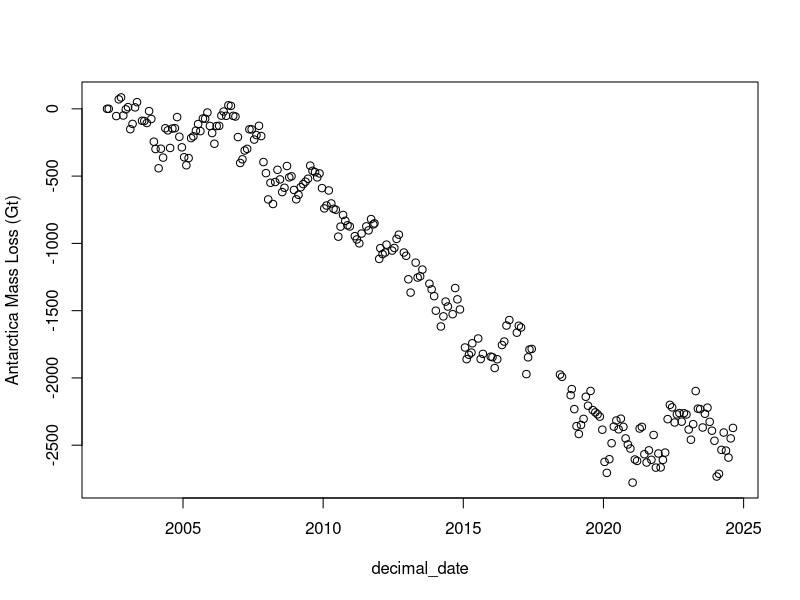
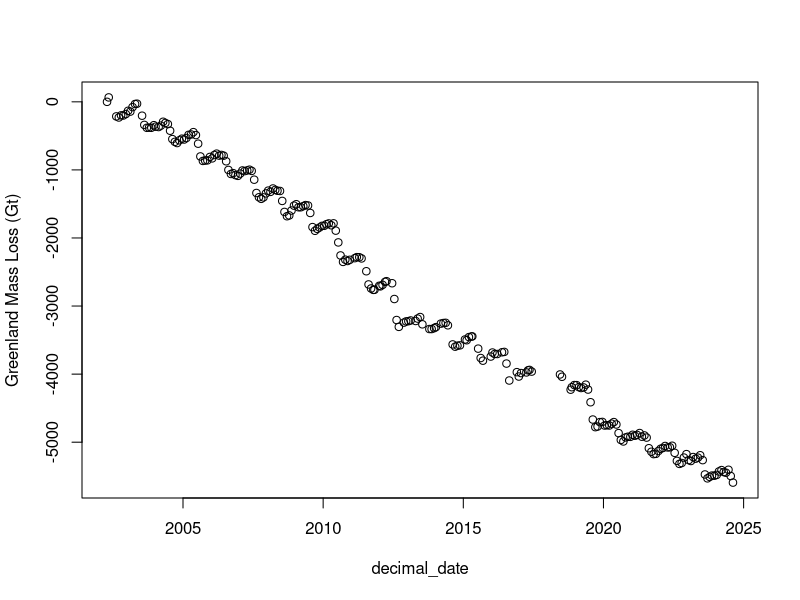
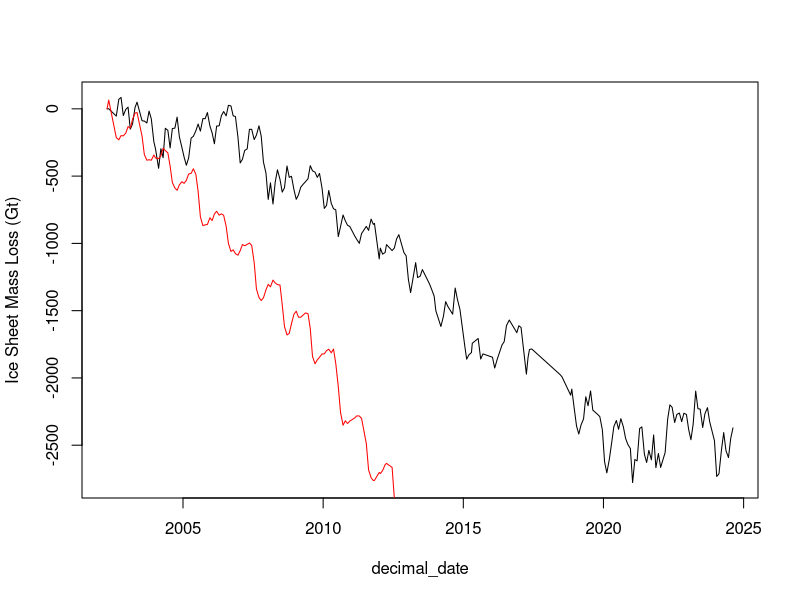
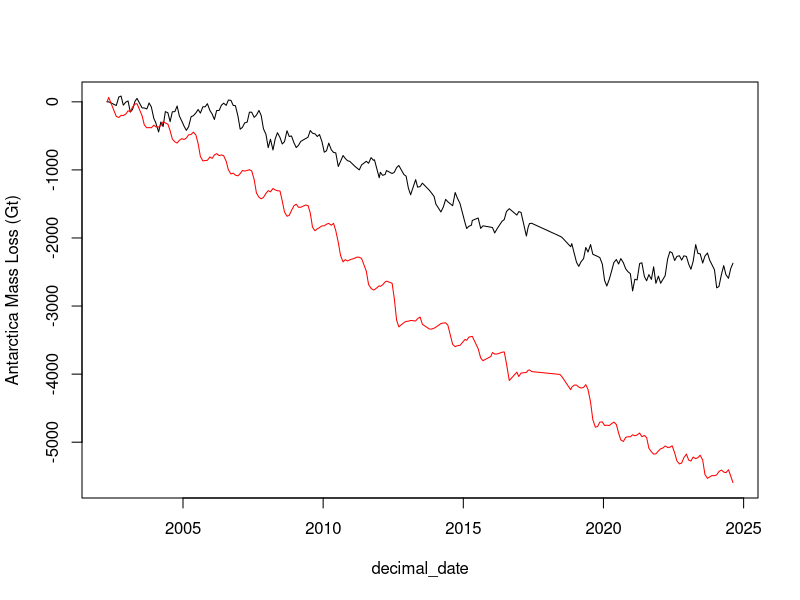
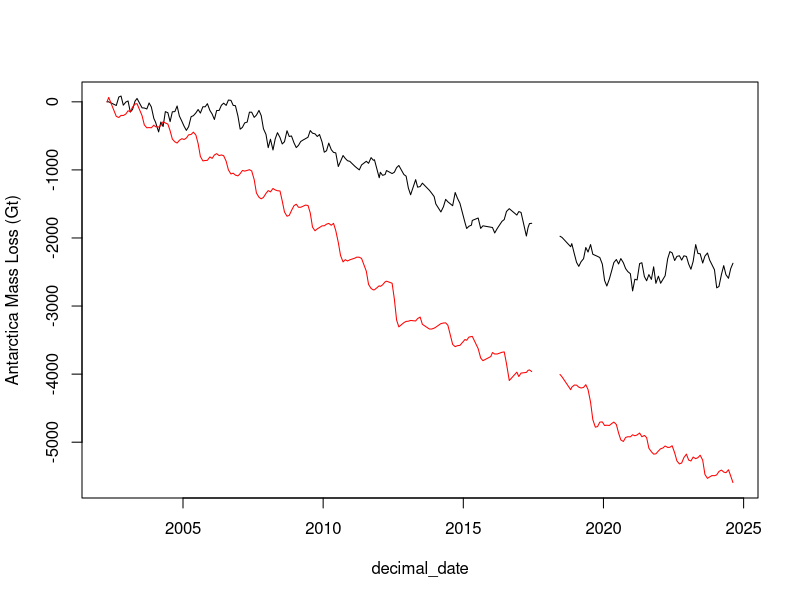
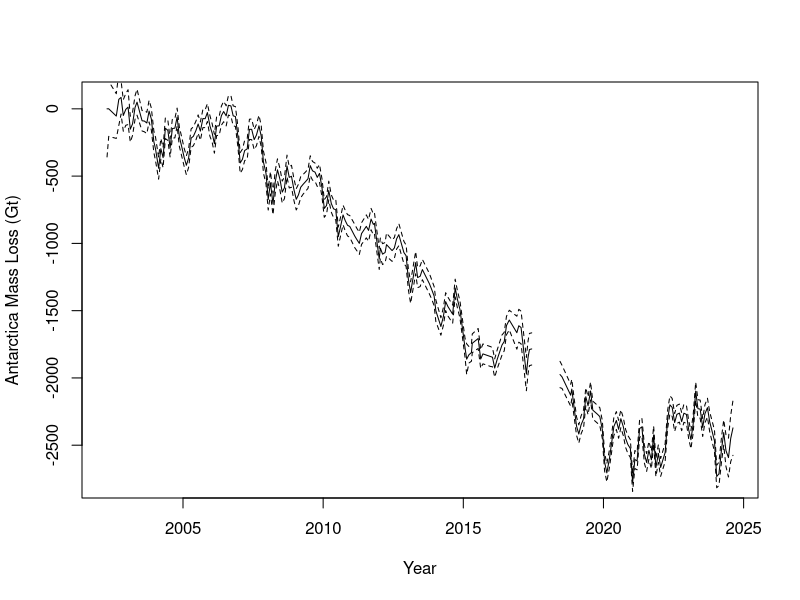
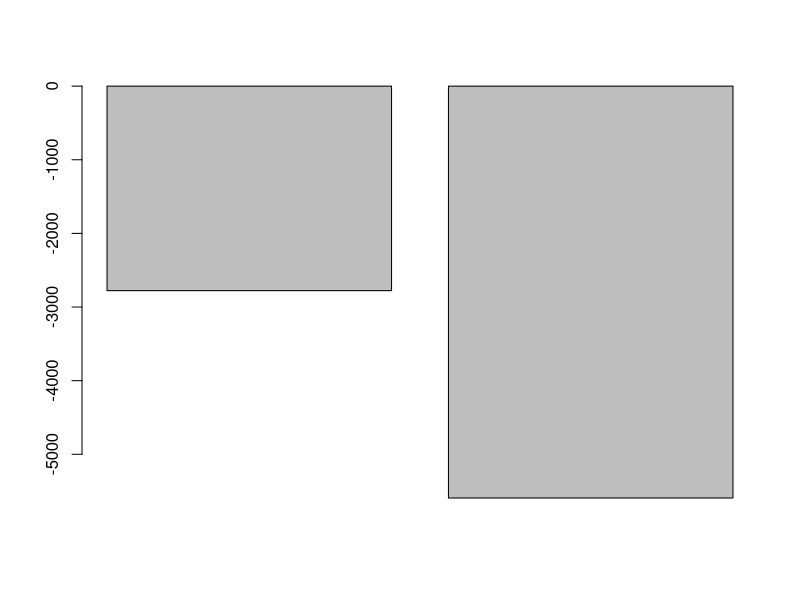
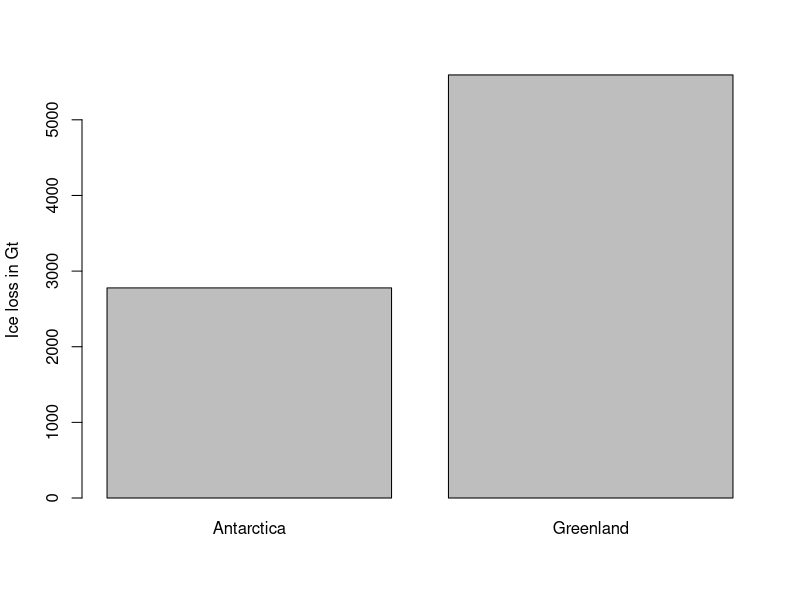

Reproduce these figures in R, in order.
## ---- chunk 1
knitr::opts_chunk$set(fig.width=6, fig.asp = 0.618, collapse=TRUE) 
## ---- chunk 2
ant_ice_loss = read.table("data/antarctica_mass_200204_202408.txt", skip=31, sep="", header = FALSE, col.names = c("decimal_date", "mass_Gt", "sigma_Gt")) # Antarctica ice mass loss
grn_ice_loss = read.table("data/greenland_mass_200204_202408.txt", skip=31, sep="", header = FALSE, col.names = c("decimal_date", "mass_Gt", "sigma_Gt")) # Greenland ice mass loss
## ---- chunk 3
# View(grn_ice_loss)
head(ant_ice_loss)
head(grn_ice_loss)
dim(ant_ice_loss)
summary(ant_ice_loss)
## ---- chunk 4
# Plot Antarctic ice mass loss. 
# plot(x=ant_ice_loss$decimal_date, y=ant_ice_loss$mass_Gt, ylab="Antarctica Mass Loss (Gt)") # ?plot.default
plot(mass_Gt ~ decimal_date, data=ant_ice_loss, ylab="Antarctica Mass Loss (Gt)") #  ?plot.formula

# Plot Greenland ice mass loss
plot(mass_Gt ~ decimal_date, data=grn_ice_loss, ylab="Greenland Mass Loss (Gt)")

# Plot both together as lines
plot(mass_Gt ~ decimal_date, data=ant_ice_loss, ylab="Ice Sheet Mass Loss (Gt)", type='l') 
lines(mass_Gt ~ decimal_date, data=grn_ice_loss, col='red') 
## ---- chunk 5
plot(mass_Gt ~ decimal_date, data=ant_ice_loss, ylab="Antarctica Mass Loss (Gt)", type='l', ylim=range(grn_ice_loss$mass_Gt)) +
lines(mass_Gt ~ decimal_date, data=grn_ice_loss, type='l', col='red') 
## ---- chunk 6
#Create data.frame with an NA between the GRACE missions. Column names must match so it will merge with ant and grn data
data_break = data.frame(decimal_date=2018.0, mass_Gt=NA, sigma_Gt=NA)
data_break

#Add NA data point to the Antarctica ice trends data frame
ant_ice_loss_with_NA = rbind(ant_ice_loss, data_break) # Merge ant_ice_loss data frame with our NA point
tail(ant_ice_loss_with_NA) # Our NA value in 2018 is now the last row of our data frame
order(ant_ice_loss_with_NA$decimal_date) # Use order() to list the indices of the data after its sorted from smallest to biggest
ant_ice_loss_with_NA = ant_ice_loss_with_NA[order(ant_ice_loss_with_NA$decimal_date),] # Reorder the data frame, sorting by date

#Repeat with Greenland data.frame
grn_ice_loss_with_NA = rbind(grn_ice_loss, data_break) # Merge grn_ice_loss data frame with our NA point
grn_ice_loss_with_NA = grn_ice_loss_with_NA[order(grn_ice_loss_with_NA$decimal_date),]

plot(mass_Gt ~ decimal_date, data=ant_ice_loss_with_NA, ylab="Antarctica Mass Loss (Gt)", type='l', ylim=range(grn_ice_loss_with_NA$mass_Gt, na.rm=TRUE)) +
lines(mass_Gt ~ decimal_date, data=grn_ice_loss_with_NA, type='l', col='red') 
## ---- chunk 7
head(ant_ice_loss_with_NA)
plot(mass_Gt ~ decimal_date, data=ant_ice_loss_with_NA, ylab="Antarctica Mass Loss (Gt)", xlab="Year", type='l') +
lines((mass_Gt+2*sigma_Gt) ~ decimal_date, data=ant_ice_loss_with_NA, type='l', lty='dashed') +
lines((mass_Gt-2*sigma_Gt) ~ decimal_date, data=ant_ice_loss_with_NA, type='l', lty='dashed') 
## ---- chunk 8
pdf('figures/ice_mass_trends.pdf', width=7, height=5)
plot(mass_Gt ~ decimal_date, data=ant_ice_loss_with_NA, ylab="Ice Sheet Mass Loss (Gt)", xlab="Year", type='l', ylim=range(grn_ice_loss_with_NA$mass_Gt, na.rm=TRUE), lwd=2) +
lines((mass_Gt+2*sigma_Gt) ~ decimal_date, data=ant_ice_loss_with_NA, type='l', lty='dashed') +
lines((mass_Gt-2*sigma_Gt) ~ decimal_date, data=ant_ice_loss_with_NA, type='l', lty='dashed') +
lines(mass_Gt ~ decimal_date, data=grn_ice_loss_with_NA, type='l', col='red', lwd=2) +
lines((mass_Gt+2*sigma_Gt) ~ decimal_date, data=grn_ice_loss_with_NA, type='l', lty='dashed', col="red") +
lines((mass_Gt-2*sigma_Gt) ~ decimal_date, data=grn_ice_loss_with_NA, type='l', lty='dashed', col="red") 
dev.off()
## ---- chunk 9
# Largest observed decrease in ice mass loss in Antarctica:
min(ant_ice_loss$mass_Gt)

# Barplot of largest observed ice loss in Antarctica and Greenland
barplot(height=c(min(ant_ice_loss$mass_Gt), min(grn_ice_loss$mass_Gt)))

# Flip to negative to positive, add x-axis labels, add more tick marks on y-axis, add y-axis title
barplot(height=c(min(ant_ice_loss$mass_Gt)*(-1), min(grn_ice_loss$mass_Gt)*(-1)), names.arg=c("Antarctica","Greenland"), ylim=c(0,5500), ylab="Ice loss in Gt")
